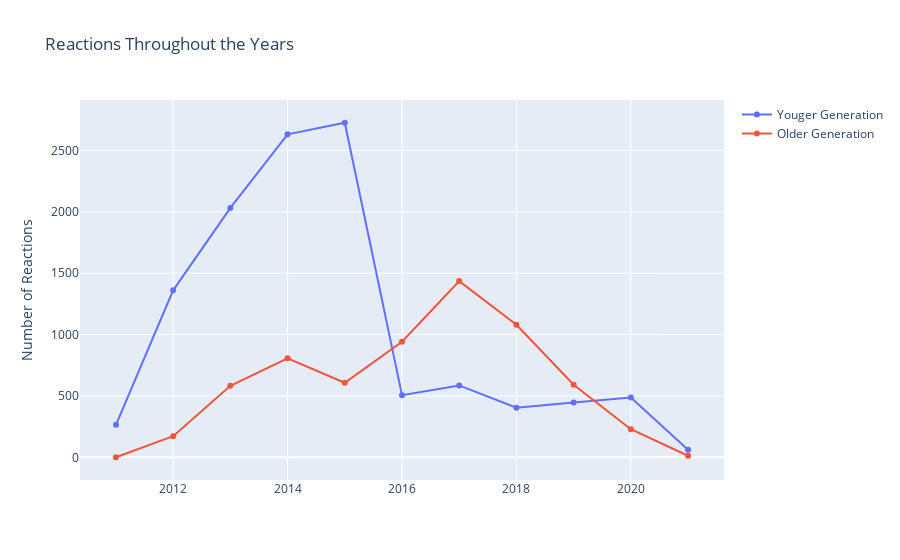

Notebook source saved alongside this figure:
### Code cell
fig3 = go.Figure(
    data=[
        go.Line(
            name="Youger Generation",
            x=final_df.index,
            y= final_df['Reaction to Number'],
            text= 'Youger Generation'
           
        ),
        go.Line(
            name="Older Generation",
            x = final_b_df.index,
            y = final_b_df['Reaction to Number'],
            text = 'Older Generation'
        
        ),
    ],
    
    layout=go.Layout(
        title="Reactions Throughout the Years",
        yaxis_title="Number of Reactions"
        
    )
)

fig3.show()

### Figure 1 — Plotly figure (JSON) as saved in the notebook; plotly's stock layout.template omitted (floating-point values rounded to 4 significant figures)
{"data": [{"name": "Youger Generation", "text": "Youger Generation", "type": "scatter", "x": [2011, 2012, 2013, 2014, 2015, 2016, 2017, 2018, 2019, 2020, 2021], "y": [265, 1361.0, 2032.0, 2632, 2726, 506.7, 586, 404, 447.7, 487.3, 62]}, {"name": "Older Generation", "text": "Older Generation", "type": "scatter", "x": [2011, 2012, 2013, 2014, 2015, 2016, 2017, 2018, 2019, 2020, 2021], "y": [1, 173, 583, 807, 608, 942, 1436, 1080, 592, 229, 13]}], "layout": {"title": {"text": "Reactions Throughout the Years"}, "yaxis": {"title": {"text": "Number of Reactions"}}}}
